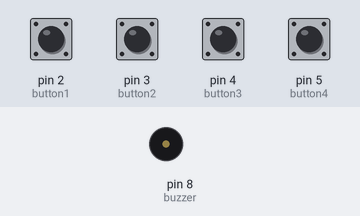
A sketch run on a simulated Arduino Uno, built with avr-gcc and run on an emulated ATmega328P. Parts: buzzer (waves = sounding). The test bench sets the inputs (shaded band); at power-on: pin 2 (button1), pin 3 (button2), pin 4 (button3), pin 5 (button4) HIGH.

Above: at 1.2 s.
1.3 s: pin 2 (button1) pulled LOW for 0.15 s
At 1.37 s:
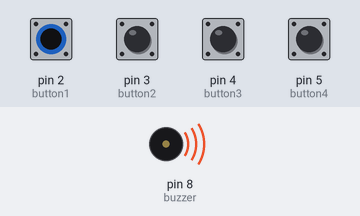
Timing chart, 0 to 4.3 s (numbered marks = the images above; inputs shaded):
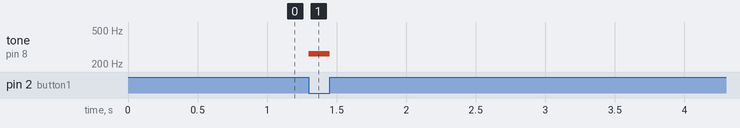

The sketch:

sktech.ino
```cpp
const int buzzer = 8;

const int button1 = 2;
const int button2 = 3;
const int button3 = 4;
const int button4 = 5;

void setup() {
  pinMode(button1, INPUT_PULLUP);
  pinMode(button2, INPUT_PULLUP);
  pinMode(button3, INPUT_PULLUP);
  pinMode(button4, INPUT_PULLUP);
}

void loop() {

  if (digitalRead(button1) == LOW) {
    tone(buzzer, 262);   // C4
  }

  else if (digitalRead(button2) == LOW) {
    tone(buzzer, 294);   // D4
  }

  else if (digitalRead(button3) == LOW) {
    tone(buzzer, 330);   // E4
  }

  else if (digitalRead(button4) == LOW) {
    tone(buzzer, 349);   // F4
  }

  else {
    noTone(buzzer);
  }
}
```

Measured:
- after the input at 1.3 s, tone on pin 8 (buzzer): silent → 262 Hz at once, → silent 0.15 s later
